Frame 1 (no input): blank canvas, image omitted
Frame 60 (no input): blank canvas, image omitted
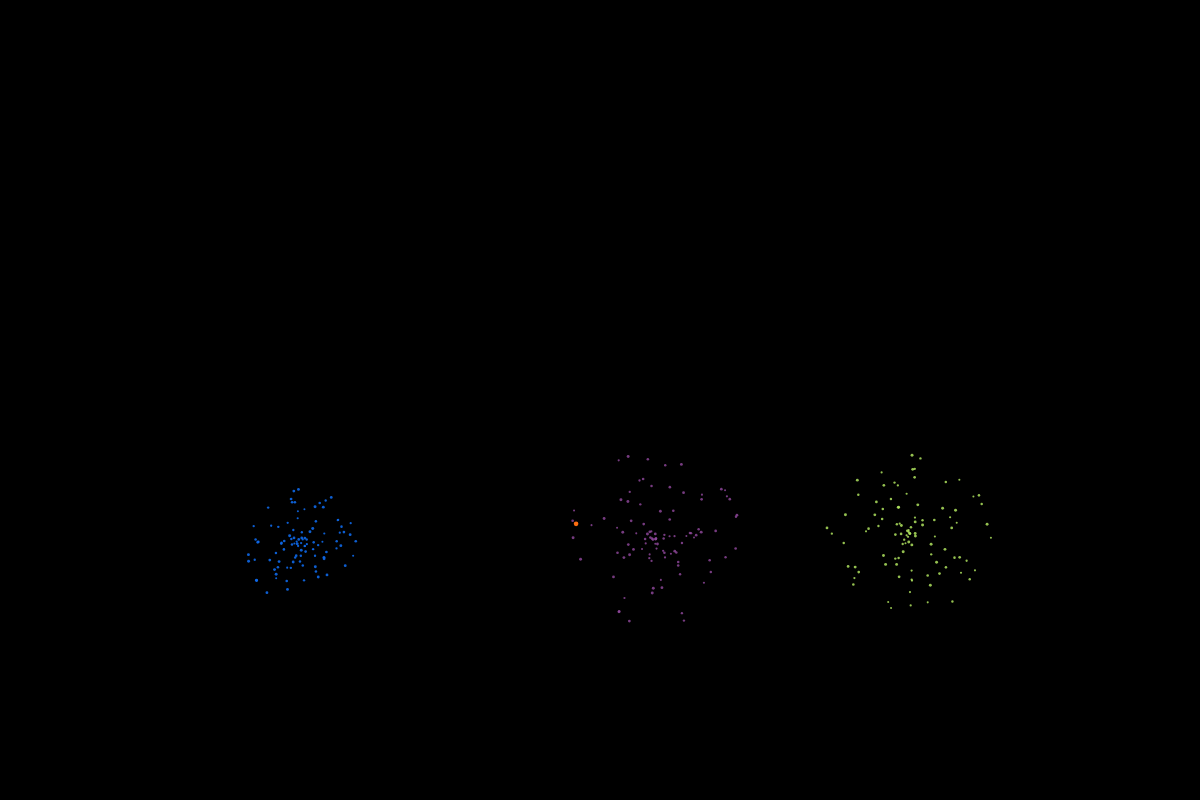
Frame 120 (the mouse pressed at the canvas centre since frame 60)

The p5.js sketch whose frames 1 and 60 were blank and that drew this single picture after the mouse press (run headless with seeded random() and noise() and a simulated clock; from frame 60 on, the mouse is pressed at the canvas centre):

// p5.js sketch
// ── sketch.js
let gravity;
let fireworks = [];

function setup() {
    createCanvas(windowWidth, windowHeight - 200);
    gravity = createVector(0, 0.5);
}

function draw() {
    background(0);

    if (random(1) < 0.05) {
        fireworks.push(new Firework());
    }

    for (let i = 0; i < fireworks.length; i++) {
        fireworks[i].update();
        fireworks[i].render();

        if (fireworks[i].firework.pos.y > height + 10) {
            fireworks.splice(i, 1)
        }
    }
}
// ── firework.js
function Firework() {
    this.firework = new Particle(random(50, width - 50), height, random(255), random(255), random(255), 'seed');
    this.exploded = false;
    this.particles = [];
    this.numParticles = 100;

    this.update = function() {
        if (!this.exploded) {
            this.firework.applyForce(gravity);
            this.firework.update();

            if (this.firework.vel.y >= 0) {
                this.exploded = true;
                this.explode();
            }
        } else {
            for (let i = 0; i < this.particles.length; i++) {
                this.particles[i].applyForce(gravity);
                this.particles[i].update();

                if (this.particles[i].pos.y > height + 10) {
                    this.particles.splice(i, 1);
                }
            }
        }
    }

    this.explode = function() {
        for (let i = 0; i < this.numParticles; i++) {
            this.particles.push(new Particle(this.firework.pos.x, this.firework.pos.y, this.firework.red, this.firework.green, this.firework.blue, 'nonSeed'));
        }
    }

    this.render = function() {
        if (!this.exploded) {
            this.firework.render();
        } else {
            for (let i = 0; i < this.particles.length; i++) {
                this.particles[i].render();
            }
        }
    }
}
// ── particle.js
function Particle(x, y, red, green, blue, type) {
    this.pos = createVector(x, y);
    this.acc = createVector(0, 0);
    this.red = red;
    this.green = green;
    this.blue = blue;
    this.type = type;

    if (this.type == 'seed') {
        this.vel = createVector(random(-2, 2), random(-20, -18));
    } else {
        this.vel = p5.Vector.random2D().mult(random(8) / 2);
        this.lifespan = 255;
    }

    this.applyForce = function(force) {
        this.acc.add(force);
    }

    this.update = function() {
        this.vel.add(this.acc);
        this.pos.add(this.vel);
        this.acc.mult(0);
        this.lifespan -= 2;
    }

    this.render = function() {
        if (this.type == 'seed') {
            strokeWeight(random(4, 6));
            stroke(this.red, this.green, this.blue);
        } else {
            strokeWeight(random(2, 3));
            stroke(this.red, this.green, this.blue, this.lifespan);
        }

        point(this.pos.x, this.pos.y);
    }
}
